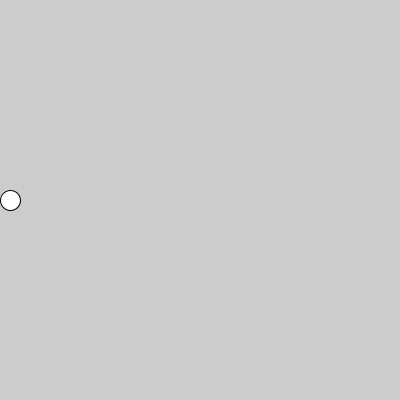
Frame 1 (no input)
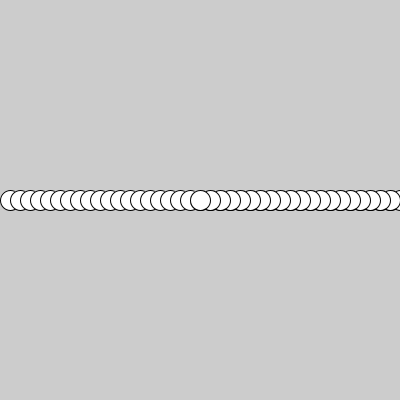
Frame 60 (the mouse pressed at the canvas centre just before this capture)
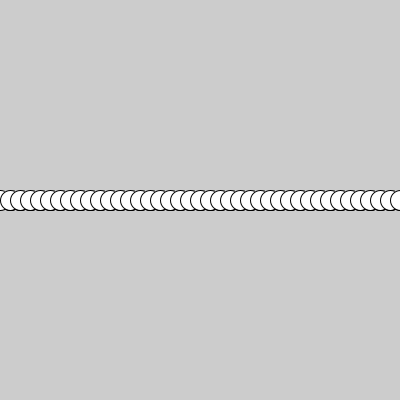
Frame 120 (the mouse held since frame 60 and released just before this capture)

The Processing sketch that drew these frames (run headless with seeded random() and noise(); from frame 60 on, the mouse is pressed at the canvas centre):

// Processing sketch: P_20180202_Lecture_5_2
// ── P_20180202_Lecture_5_2.pde
// Lecture 5: SimpleWalk2
// Ye-Hwan Kim, 2 Feb 2018

float x=0;
float y=200;
int a=10;

void setup() {
  size(400, 400);
  frameRate(15);
}

void draw() {  
  x = x + a;
  y = y + 0;
  ellipse(x, y, 20, 20);

  if (x==0 || x==width) {
    a=a*-1;
  }
}
